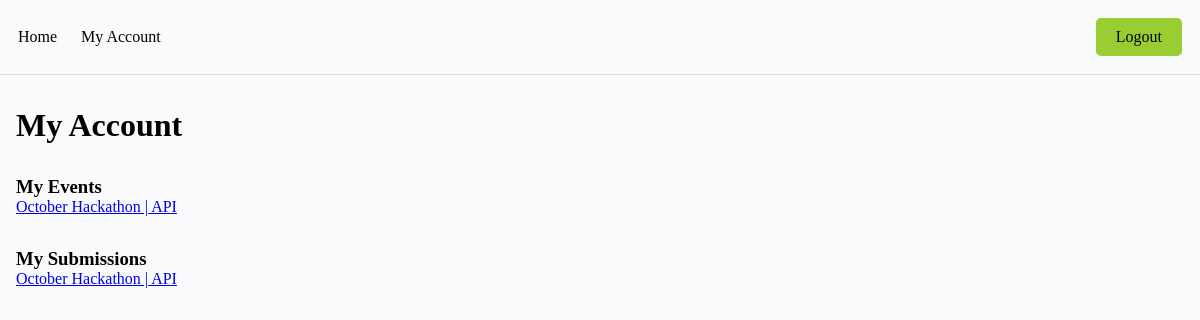
Page /account/ (signed in) on the committed database.
### base/models.py (models this page shows, shortened)
class Event(models.Model):
    name = models.CharField(max_length=200)
    description = models.TextField(null=True, blank=True)
    participants = models.ManyToManyField(User, blank=True, related_name='events')
    start_date = models.DateTimeField(null=True)
    end_date = models.DateTimeField(null=True)
    registration_deadline = models.DateTimeField(null=True)
    updated = models.DateTimeField(auto_now=True)
    created = models.DateTimeField(auto_now_add=True)

class Submission(models.Model):
    participant = models.ForeignKey(User, on_delete=models.SET_NULL, null=True, related_name ='submissions')
    event = models.ForeignKey(Event, on_delete=models.SET_NULL, null=True)
    details = models.TextField(null=True, blank=True)

### base/views.py (the view)
# urls.py: path('account/', views.account_page, name='account'),
@login_required(login_url='login')
def account_page(request):
    user = request.user
    context = {'user':user}
    return render(request, 'account.html', context)

### templates/account.html
{% extends 'main.html' %}
{% block content %}
    <div class="section">
        <h1>My Account</h1>
    </div>
    <div class="section">
        <h3>My Events</h3>
        {% for event in user.events.all %}
            <a href="{% url 'event' event.id %}">{{event.name}}</a>
        {% endfor %}
    </div>
    <div class="section">
        <h3>My Submissions</h3>
        {% for sub in user.submissions.all %}
            <a href="{% url 'update-submission' sub.id %}">{{sub.event.name}}</a>
        {% endfor %}
    </div>
{% endblock %}

### static/css/main.css (style rules this page uses)
* { box-sizing: border-box; margin: 0; padding: 0; background-color: rgb(249, 250, 251); }
.section { margin: 2em 0; }

### rows in the picture
Event: name "October Hackathon | API"
Submission: event.name "October Hackathon | API"
